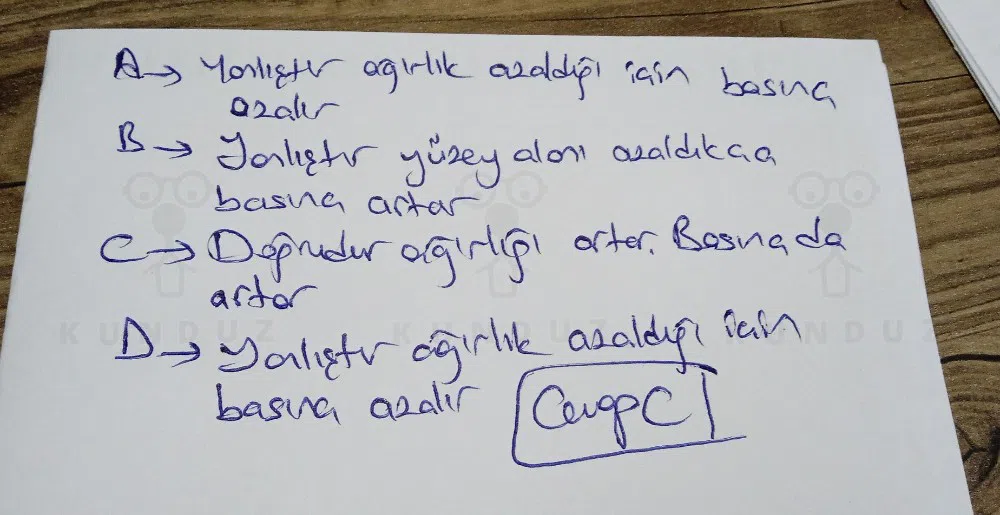
#> input picture images/masadaki_kagit.png, 1000 x 515 px
$ python 19_perspektif.py
#> lines starting #> are read from the running program, lines starting #| are printed output that depends on the picture
import cv2
import numpy as np

img = cv2.imread('images/masadaki_kagit.png')
#> img is the input picture: shape (515, 1000, 3); mean B, G, R 177.4, 177, 177.5

cv2.imshow("Goruntu", img)
cv2.waitKey(0)

# Kağıdın köşe noktaları (SolÜst, SağÜst, SolAlt, SağAlt) (Kaynak)
pts1 = np.float32([[51,31],  [877,41], [10,508], [950,508]])

# Düz kağıdın olmasını istediğimiz hedefleri (A4 yapısı, max genişlik)
pts2 = np.float32([[0,0],   [300,0],  [0,300],  [300,300]])

# Perspektif matrisi (M) üretiliyor
M_persp = cv2.getPerspectiveTransform(pts1, pts2)

# Fotoğrafa uygula!
perspektif_duzeltilmis = cv2.warpPerspective(img, M_persp, (300, 300))
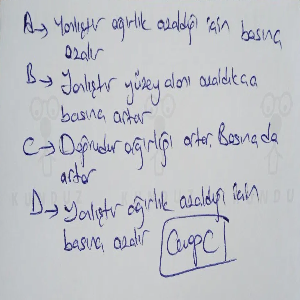
#> perspektif_duzeltilmis: shape (300, 300, 3); mean B, G, R 199.1, 193.8, 191.4

cv2.imshow('Tarayici Gorunumu', perspektif_duzeltilmis)
cv2.waitKey(0)

cv2.destroyAllWindows()
